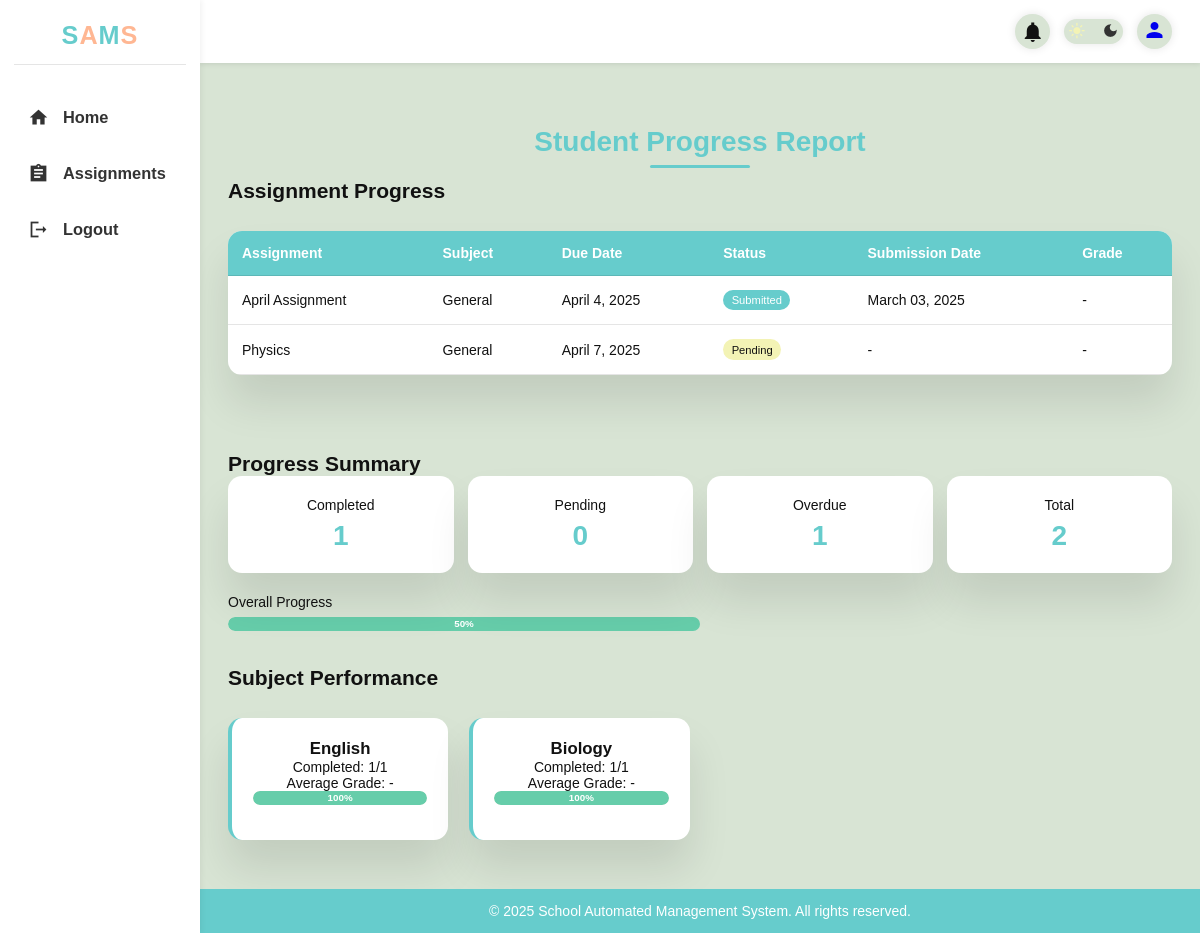
/authenticated/parent/student/progress (signed in), run on the app's committed database.
### core/models.py (models this page shows, shortened)
class Assignments(models.Model):
    name = models.CharField(max_length=50)
    description = models.CharField(max_length=150)
    due_date = models.DateField(default=timezone.now)
    file_name = models.FileField(upload_to='assignments/', max_length=100)
    createDate=models.DateField(max_length=100, null=True)

class AssignmentSubmission(models.Model):
    student = models.ForeignKey(StudentProfile, on_delete=models.CASCADE, related_name='submissions', null=True)
    assignment = models.ForeignKey(Assignments, on_delete=models.CASCADE, related_name='student_submissions')
    submission_file = models.FileField(upload_to='submissions/%Y/%m/%d/', blank=True, null=True)
    answer_text = models.TextField(blank=True, null=True)
    submitted_at = models.DateTimeField(default=timezone.now)
    last_modified = models.DateTimeField(auto_now=True)
    status = models.CharField(
        max_length=20,
        choices=[
            ('draft', 'Draft'),
            ('submitted', 'Submitted'),
            ('late', 'Late Submission'),
            ('graded', 'Graded')
        ],
        default='draft'
    )
    grade = models.DecimalField(max_digits=5, decimal_places=2, null=True, blank=True)
    teacher_feedback = models.TextField(blank=True)
    class Meta:
        unique_together = ['student', 'assignment']
        ordering = ['-submitted_at']

### members/models.py (models this page shows, shortened)
class Subjects(models.Model):
    SUBJECTS = (
        ('Mathematics'),
        ('English'),
        ('Kiswahili'),
        ('Chemistry'),
        ('Biology'),
        ('Physics'),
        ('Business'),
        ('Computer'),
        ('Geography'),
        ('History'),
        ('Christian Religious Education')
    )
    name = models.CharField(max_length=50, unique=True)

### core/views.py (the view, shortened to what this page needs)
# urls.py: path('parent/student/progress', views.progress, name='progress')
@login_required
def progress(request):
    context = {}
    if request.user.is_parent:
        try:
            parent_profile = ParentProfile.objects.get(user=request.user)
            student_profiles = parent_profile.students_adm.all() # Change Here
            print(f"Parent: {parent_profile}")
            print(f"Students: {student_profiles}")
            context['student_profile'] = student_profiles
            if 'student_id' in request.GET:
                student_id = request.GET['student_id']
                try:
                    selected_student = student_profiles.get(student_id=student_id)
                    print(f"Selected Student: {selected_student}")
                    return get_student_progress(request, selected_student, context)
                except StudentProfile.DoesNotExist:
                    messages.error(request, "Student not found.")
        except ParentProfile.DoesNotExist:
            messages.error(request, "Parent profile not found.")
    elif request.user.is_student:
        try:
            student_profile = StudentProfile.objects.get(user=request.user)
            context['student_profile'] = [student_profile]  # Wrap in list for consistent template handling
            return get_student_progress(request, student_profile, context)
        except StudentProfile.DoesNotExist:
            messages.error(request, "Student profile not found.")
    return render(request, 'UI/progress.html', context)

### core/templatetags/custom_filters.py (called while the page is built)
@register.filter
def get_item(dictionary, key):
    return dictionary.get(key)

@register.filter
def get_attr(obj, attr):
    return getattr(obj, attr, '')

### core/templates/UI/progress.html (shortened to what this page needs)
{% extends 'base.html' %}
{% load custom_filters %}
{% load static %}
{% block content %}
  <main>
    <h1>Student Progress Report</h1>
    {% if not student_profile %}
      <div class="error-message">
        <span class="error-icon">⚠️</span>
        <p>No student profiles found. Please contact an administrator.</p>
      </div>
    {% else %}
      <div class="container">
        <div class="progress-section">
          <h2>Assignment Progress</h2>
          <table>
            <thead>
              <tr>
                <th>Assignment</th>
                <th>Subject</th>
                <th>Due Date</th>
                <th>Status</th>
                <th>Submission Date</th>
                <th>Grade</th>
              </tr>
            </thead>
            <tbody>
              {% for assignment in assignments %}
                <tr>
                  <td>{{ assignment.name }}</td>
                  <td>{% if assignment.subject %}{{ assignment.subject }}{% else %}General{% endif %}</td>
                  <td>{{ assignment.due_date }}</td>
                  <td>
                    {% if assignment.id in submissions %}
                      {% with sub=submissions|get_item:assignment.id %}
                        {% if sub.status == 'submitted' %}
                          <span class="status-badge submitted">Submitted</span>
                        {% elif sub.status == 'graded' %}
                          <span class="status-badge graded">Graded</span>
                        {% elif sub.status == 'late' %}
                          <span class="status-badge late">Late</span>
                        {% endif %}
                      {% endwith %}
                    {% else %}
                      {% if assignment.due_date < current_date %}
                        <span class="status-badge overdue">Overdue</span>
                      {% else %}
                        <span class="status-badge pending">Pending</span>
                      {% endif %}
                    {% endif %}
                  </td>
                  <td>
                    {% if assignment.id in submissions %}
                      {{ submissions|get_item:assignment.id|get_attr:"submitted_at"|date:"F d, Y" }}
                    {% else %}
                      -
                    {% endif %}
                  </td>
                  <td>
                    {% if assignment.id in submissions and submissions|get_item:assignment.id|get_attr:"grade" %}
                      {{ submissions|get_item:assignment.id|get_attr:"grade" }}
                    {% else %}
                      -
                    {% endif %}
                  </td>
                </tr>
              {% empty %}
                <tr>
                  <td colspan="6" class="text-center">No assignments found</td>
                </tr>
              {% endfor %}
            </tbody>
          </table>
        </div>
        <div class="progress-summary">
          <h2>Progress Summary</h2>
          <div class="summary-cards">
            <div class="summary-card">
              <div class="summary-title">Completed</div>
              <div class="summary-value">{{ completed_count }}</div>
            </div>
            <div class="summary-card">
              <div class="summary-title">Pending</div>
              <div class="summary-value">{{ pending_count }}</div>
            </div>
            <div class="summary-card">
              <div class="summary-title">Overdue</div>
              <div class="summary-value">{{ overdue_count }}</div>
            </div>
            <div class="summary-card">
              <div class="summary-title">Total</div>
              <div class="summary-value">{{ total_count }}</div>
            </div>
          </div>
          <div class="progress-bar-container">
            <div class="progress-label">Overall Progress</div>
            <div class="progress-bar">
              <div class="progress-value" style="width: {{ completion_percentage }}%;">
                {{ completion_percentage }}%
              </div>
            </div>
          </div>
        </div>
        <div class="subjects-breakdown">
          <h2>Subject Performance</h2>
          <div class="subjects">
            {% for subject in subject_performance %}
              <div class="eg">
                <h3>{{ subject.name }}</h3>
                <p>Completed: {{ subject.completed }}/{{ subject.total }}</p>
                <p>Average Grade: {{ subject.average_grade|default:"-" }}</p>
                <div class="progress-bar">
                  <div class="progress-value" style="width: {{ subject.percentage }}%;">
                    {{ subject.percentage }}%
                  </div>
                </div>
              </div>
            {% empty %}
              <div class="eg">
                <h3>No subject data available</h3>
              </div>
            {% endfor %}
          </div>
        </div>
      </div>
    {% endif %}
  </main>
{% endblock content %}

### core/static/css/dash_style.css (style rules this page uses)
:root { --primary-yellow: #f3f3b5; --primary-green: #66cdaa; --primary-cyan: #66cccc; --primary-peach: #ffb793; --background-light: #d8e4d4; --text-main: #111; --text-light: #333; --border-color: rgba(0, 0, 0, 0.1); --card-bg: #ffffff; --danger: #ff7782; --success: #41f1b6; --warning: #ffbb55; --info: #7380ec; --shadow: 0 2rem 3rem var(--border-color); --dark-bg: #1e1e2e; --dark-card-bg: #2a2a3c; --dark-text: #e0e0e0; --dark-text-light: #b0b0b0; --dark-border: rgba(255, 255, 255, 0.1); }
* { margin: 0; padding: 0; box-sizing: border-box; font-family: "Poppins", sans-serif; outline: none; text-decoration: none; list-style: none; transition: all 0.3s ease; }
html { font-size: 14px; scroll-behavior: smooth; }
body { width: 100vw; height: 100vh; background: var(--background-light); color: var(--text-main); overflow-x: hidden; display: grid; grid-template-columns: 250px 1fr; grid-template-rows: auto 1fr auto; grid-template-areas: "sidebar header" "sidebar content" "sidebar footer"; }
.container { display: grid; grid-template-columns: 1fr; grid-template-rows: auto auto auto; gap: 1.5rem; margin-top: 1rem; }
main { margin-top: 1.5rem; }
main h1 { color: var(--primary-cyan); margin-bottom: 1.5rem; text-align: center; position: relative; }
main h1::after { content: ""; position: absolute; bottom: -10px; left: 50%; transform: translateX(-50%); width: 100px; height: 3px; background: var(--primary-cyan); border-radius: 5px; }
.subjects { display: grid; grid-template-columns: repeat(auto-fill, minmax(200px, 1fr)); gap: 1.5rem; margin-top: 2rem; margin-bottom: 2rem; }
.eg { background: var(--card-bg); border-radius: 1rem; padding: 1.5rem; box-shadow: var(--shadow); text-align: center; transition: all 300ms ease; border-left: 4px solid var(--primary-cyan); }
.eg h3 { color: var(--text-main); font-size: 1.2rem; }
table { width: 100%; border-collapse: collapse; margin: 2rem 0; background: var(--card-bg); border-radius: 1rem; overflow: hidden; box-shadow: var(--shadow); }
table thead { background: var(--primary-cyan); color: white; }
table th, table td { padding: 1rem; text-align: left; border-bottom: 1px solid var(--border-color); }
@media screen and (max-width: 1200px) { body { grid-template-columns: 200px 1fr; } }

### core/templates/UI/progress.html (style rules this page uses)
.status-badge { display: inline-block; padding: 0.3rem 0.6rem; border-radius: 1rem; font-size: 0.8rem; font-weight: 500; }
.status-badge.submitted { background: var(--primary-cyan); color: white; }
.status-badge.pending { background: var(--primary-yellow); color: var(--text-main); }
.progress-section { margin-bottom: 2rem; }
.summary-cards { display: grid; grid-template-columns: repeat(auto-fit, minmax(150px, 1fr)); gap: 1rem; margin-bottom: 1.5rem; }
.summary-card { background: var(--card-bg); padding: 1.5rem; border-radius: 1rem; text-align: center; box-shadow: var(--shadow); transition: all 300ms ease; }
.summary-title { font-size: 1rem; margin-bottom: 0.5rem; color: var(--text-main); }
.summary-value { font-size: 2rem; font-weight: 600; color: var(--primary-cyan); }
.progress-bar-container { margin-top: 1.5rem; }
.progress-label { margin-bottom: 0.5rem; font-weight: 500; }
.progress-bar { height: 1rem; background: var(--background-light); border-radius: 0.5rem; overflow: hidden; margin-bottom: 1rem; }
.progress-value { height: 100%; background: var(--primary-green); border-radius: 0.5rem; display: flex; align-items: center; justify-content: center; color: white; font-size: 0.7rem; font-weight: 600; transition: width 1s ease; }

### data on the page
Assignments: name "April Assignment", due_date "April 4, 2025", shows "Submitted", id.submitted_at "March 03, 2025"
Assignments: name "Physics", due_date "April 7, 2025", shows "Pending"
Subjects: name "English"
Subjects: name "Biology"

### other printed values
{{ completed_count }} "1"
{{ pending_count }} "0"
{{ overdue_count }} "1"
{{ total_count }} "2"
{{ completion_percentage }} "50"
{{ subject.completed }} "1" "1"
{{ subject.total }} "1" "1"
{{ subject.average_grade|default:"-" }} "-" "-"
{{ subject.percentage }} "100" "100"
